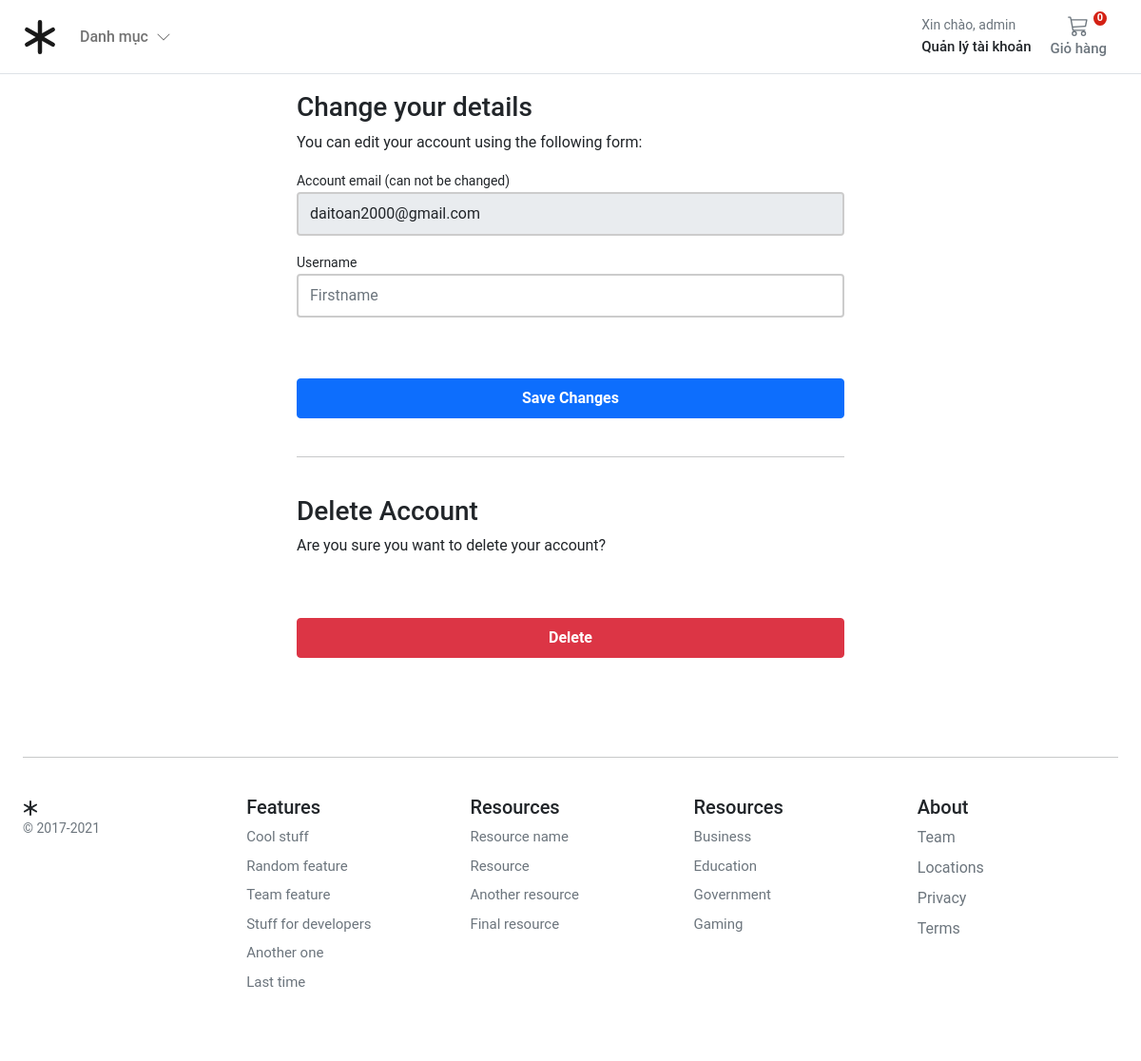
/account/profile/edit/ (signed in), run on an earlier commit of the app's database.
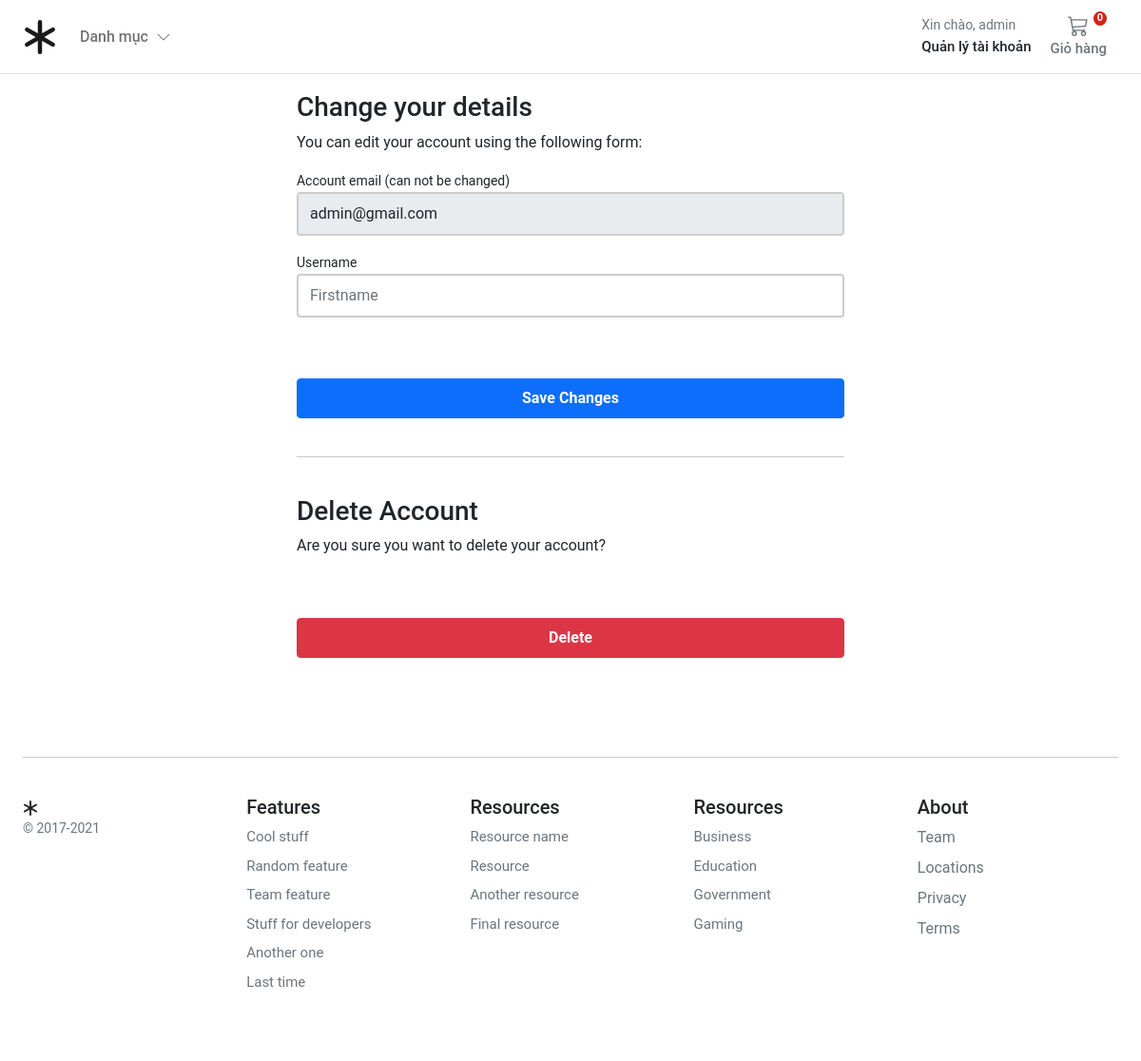
And on a later commit of the database.
### account/models.py (models this page shows, shortened)
class Customer(AbstractBaseUser, PermissionsMixin):
    email = models.EmailField(_('email address'), unique=True)
    name = models.CharField(max_length=150)
    mobile = models.CharField(max_length=20, blank=True)
    is_active = models.BooleanField(default=True)
    is_staff = models.BooleanField(default=False)
    created = models.DateTimeField(auto_now_add=True)
    updated = models.DateTimeField(auto_now=True)
    objects = CustomAccountManager()
    USERNAME_FIELD = 'email'
    REQUIRED_FIELDS = ['name']
    class Meta:
        verbose_name = "Accounts"
        verbose_name_plural = "Accounts"

### account/views.py (the view)
# urls.py: path("profile/edit/", views.edit_details, name="edit_details"),
@login_required
def edit_details(request):
    if request.method == "POST":
        user_form = UserEditForm(instance=request.user, data=request.POST)
        if user_form.is_valid():
            user_form.save()
    else:
        user_form = UserEditForm(instance=request.user)
    return render(request, "account/dashboard/edit_details.html", {"user_form": user_form})

### account/forms.py
class UserEditForm(forms.ModelForm):
    email = forms.EmailField(
        label='Account email (can not be changed)', max_length=200, widget=forms.TextInput(
            attrs={'class': 'form-control mb-3', 'placeholder': 'email', 'id': 'form-email', 'readonly': 'readonly'}))
    name = forms.CharField(
        label='Firstname', min_length=4, max_length=50, widget=forms.TextInput(
            attrs={'class': 'form-control mb-3', 'placeholder': 'Name', 'id': 'form-firstname',
                   'readonly': 'readonly'}))
    first_name = forms.CharField(
        label='Username', min_length=4, max_length=50, widget=forms.TextInput(
            attrs={'class': 'form-control mb-3', 'placeholder': 'Firstname', 'id': 'form-lastname'}))
    class Meta:
        model = Customer
        fields = ('email', 'name', 'first_name',)
    def __init__(self, *args, **kwargs):
        super().__init__(*args, **kwargs)
        self.fields['name'].required = True
        self.fields['email'].required = True

### basket/basket.py (called while the page is built)
    def __len__(self):
        return sum(item["qty"] for item in self.basket.values())

### basket/context_processors.py (called while the page is built)
def basket(request):
    return {'basket': Basket(request)}

### templates/account/dashboard/edit_details.html (shortened to what this page needs)
{% extends "../sub_base.html" %}
{% block sub_content %}
<div class="col-6 mx-auto">
<form class="account-form" method="post" enctype="multipart/form-data">
    {% if user_form.is_valid and profile_form.is_valid  %}
    <div class="alert alert-primary" role="alert">
        Details successfully updated!
    </div>
    <p class="small text-center pt-0">
        <a href="{% url 'account:dashboard' %}">Back to Dashboard</a>
    </p>
    {%else%}
    <h3>Change your details</h3>
    <p>You can edit your account using the following form:</p>
    {% endif %}
    <label class="small font-weight-bold">{{ user_form.email.label}}</label>
    {{ user_form.email }}
    <label class="small font-weight-bold">{{ user_form.first_name.label}}</label>
    {{ user_form.first_name }}
    <button class="btn btn-primary btn-block py-2 mb-4 mt-5 fw-bold w-100" type="submit" value="Save changes">Save
        Changes</button>
    <hr class="mb-3">
</form>
<form class="account-form" action="{% url 'account:delete_user' %}" method="post">
    <p class=" h3 pt-4 font-weight-bold">Delete Account</p>
    <p>Are you sure you want to delete your account?</p>
    <button type="submit" role="button" class="btn btn-danger btn-block py-2 mb-4 mt-5 fw-bold w-100">Delete</button>
</form>
</div>
{% endblock %}

### templates/base.html (shortened to what the changed rows need)
<!DOCTYPE html>
{% load static %}
<html xmlns:store="http://www.w3.org/1999/xhtml" xmlns:account="http://www.w3.org/1999/xhtml"
      xmlns:basket="http://www.w3.org/1999/xhtml">
<head>
  <link rel="stylesheet" href="https://cdnjs.cloudflare.com/ajax/libs/OwlCarousel2/2.3.4/assets/owl.carousel.min.css">
<link rel="stylesheet" href="https://cdnjs.cloudflare.com/ajax/libs/OwlCarousel2/2.3.4/assets/owl.theme.default.min.css">
<link rel="stylesheet" href="https://cdnjs.cloudflare.com/ajax/libs/fancybox/3.5.7/jquery.fancybox.min.css" />
  <link href="https://cdn.jsdelivr.net/npm/bootstrap@5.0.0-beta1/dist/css/bootstrap.min.css" rel="stylesheet"
>
  <link rel="stylesheet" href="https://cdnjs.cloudflare.com/ajax/libs/font-awesome/4.7.0/css/font-awesome.min.css">
  <link rel="stylesheet" href="{% static 'css/base.css' %}">
  <link rel="stylesheet" href="{% block stylesheet %}{% endblock %}">
  <link rel="stylesheet" href="https://cdnjs.cloudflare.com/ajax/libs/OwlCarousel2/2.3.4/assets/owl.carousel.min.css">
<link rel="stylesheet" href="https://cdnjs.cloudflare.com/ajax/libs/OwlCarousel2/2.3.4/assets/owl.theme.default.min.css">
</head>
<body>
  <header class="fixed-top bg-white">
    <nav class="navbar navbar-expand-md navbar-light  border-bottom">
      <div class="container-fluid px-md-4">
        <div class="d-flex w-100 navbar-collapse">
          <div>
            <div class="collapse navbar-collapse" id="navbarSupportedContent2">
              <ul class="navbar-nav me-auto mb-2 mb-lg-0">
                <li class="nav-item dropdown">
                  <a class="nav-link dropdown-toggle text-reset" href="#" id="navbarDropdown" role="button"
                    data-bs-toggle="dropdown" aria-expanded="false">
                    <div class="small text-muted">Xin chào,
                      {% if user.is_authenticated %}
                        {{ request.user.name }}
                      {% else %}
                      Login
                      {% endif %}
                    </div>
                    <span class="fs15 fw500">Quản lý tài khoản
                    </span>
                  </a>
                </li>
              </ul>
            </div>
          </div>
        </div>
      </div>
    </nav>
  </header>
  <main class="pt-3 pb-3">
   {% block content %} {% endblock %}
  </main>
</body>
</html>

What changed in the data, as far as the page shows it:
changed Customer "admin": email "daitoan2000@gmail.com" → "admin@gmail.com"
